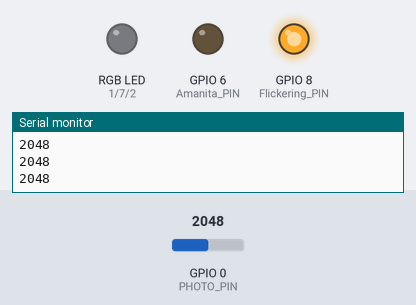
Simulated run of this program. Board: ESP32-C3. Parts: an RGB LED mixed from three pins (HIGH = lit), output pins drawn as LEDs (lit = HIGH), the last lines printed to the serial monitor. The inputs (shaded band) are chosen by the test bench; at power-on: GPIO 0 (PHOTO_PIN) = 2048. Dim RGB values are drawn brighter than linear; random numbers use the default seed unless the program sets one.

Above: at 1.2 s.
1.3 s: GPIO 0 (PHOTO_PIN) set to 2933
4.3 s: GPIO 0 (PHOTO_PIN) set to 3027
At 4.9 s:
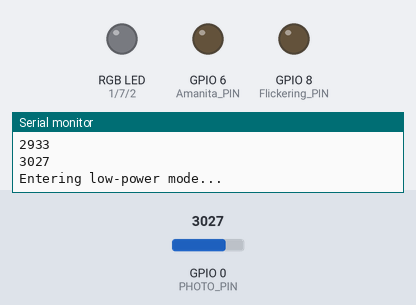
5.8 s: GPIO 0 (PHOTO_PIN) set to 2960
At 8.46 s:
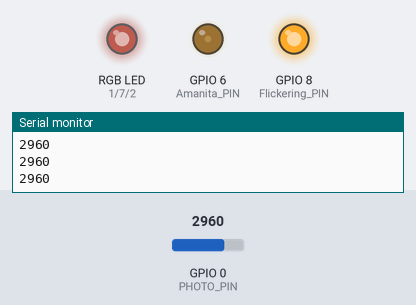
8.8 s: GPIO 0 (PHOTO_PIN) set to 3040
At 9.6 s:
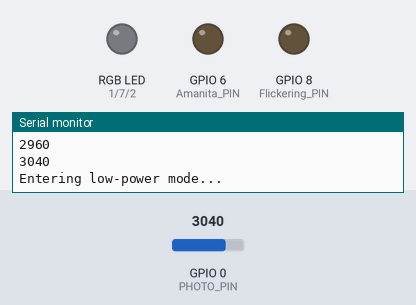
10.3 s: GPIO 0 (PHOTO_PIN) set to 2866
At 13.18 s:
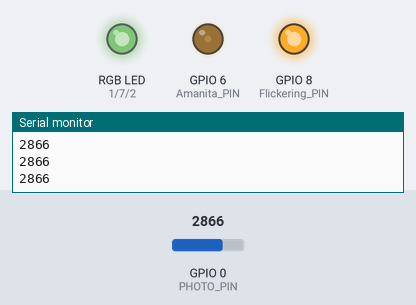
13.3 s: GPIO 0 (PHOTO_PIN) set to 3603
At 14.3 s:
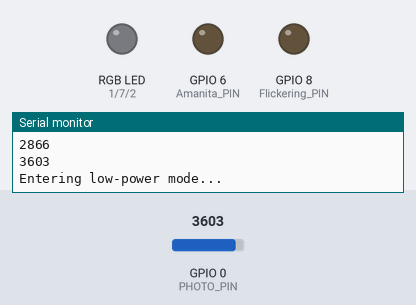
Timing chart, 0 to 15.8 s (numbered marks = the images above; inputs shaded):
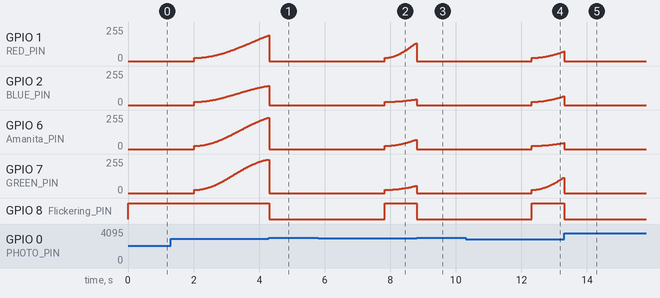

The program:

main.cpp
```cpp
#include <Arduino.h>
#include <esp_sleep.h>

#define RED_PIN 1
#define BLUE_PIN 2
#define Amanita_PIN 6
#define GREEN_PIN 7
#define Flickering_PIN 8        // The funny flickering light
#define PHOTO_PIN 0

const int darknessThreshold = 3000;    // Threshold for darkness detection
const int minBrightness = 25;         // Minimum brightness level
const int maxBrightness = 255;        // Maximum brightness level
const int constantBrightness = 255;   // Fixed brightness for LED on pin 7
const unsigned long darkDebounceTime = 2000;  // Time to confirm darkness (in ms)
unsigned long darkDetectedTime = 0;           // Time when darkness was first detected
const int numFadingLEDs = 4;
bool isDark = false;

struct LEDControl {
  int pin;
  int brightness;
  int fadeAmount;
  unsigned long lastUpdate;
  int fadeInterval;
  int LEDmaxBrightness;
};

LEDControl leds[] = {
  {RED_PIN, minBrightness, 1, 0, 0, 255},
  {BLUE_PIN, minBrightness, 1, 0, 0, 150},
  {Amanita_PIN, minBrightness, 1, 0, 0, 255},
  {GREEN_PIN, minBrightness, 1, 0, 0, 255}
};


// Function prototypes
void updateLED(int index);
void resetLEDs();
void enterLowPowerMode();


void setup() {
  Serial.begin(115200);

  for (int i = 0; i < numFadingLEDs; i++) {
    pinMode(leds[i].pin, OUTPUT);
    leds[i].lastUpdate = millis();
    leds[i].fadeInterval = random(2000, 10000);
  }

  pinMode(Flickering_PIN, OUTPUT);
  analogWrite(Flickering_PIN, constantBrightness);
}


void loop() {
  int lightLevel = analogRead(PHOTO_PIN);
  Serial.println(lightLevel);

  // Check if it’s below the threshold and set the timing buffer
  if (lightLevel < darknessThreshold) {
    if (!isDark && darkDetectedTime == 0) {
      darkDetectedTime = millis();  // Start timing if darkness is detected
    } else if (!isDark && (millis() - darkDetectedTime > darkDebounceTime)) {
      // If it’s been dark for the debounce time, turn on the LEDs
      resetLEDs();
      analogWrite(Flickering_PIN, constantBrightness); // Start the flickering light
      isDark = true;
      darkDetectedTime = 0;
    }
  } else {
    darkDetectedTime = 0;  // Reset timing if light is above threshold
    if (isDark) {
      // Turn off LEDs if transitioning from dark to light
      for (int i = 0; i < numFadingLEDs; i++) {
        analogWrite(leds[i].pin, 0);
      }
      analogWrite(Flickering_PIN, 0); // Shut off the flickering light
      isDark = false;

      // Enter low-power mode until the light level changes
      enterLowPowerMode();
    }
  }

  // Update each fading LED independently if in darkness
  if (isDark) {
    for (int i = 0; i < numFadingLEDs; i++) {
      updateLED(i);
    }
  }

  delay(20); // A pause to give the update function time for perceived changes
}


// float elapsedTime = (currentMillis - startTime[i]) % cycleDuration[i]; // Loop within cycle
//             float phase = (elapsedTime / (float)cycleDuration[i]) * 2 * PI;  // Convert time to radians
//             brightness[i] = (sin(phase - PI) + 1.0) / 2.0; // Reverse sine wave phase (min to max)

//             int scaledBrightness = (brightness[i] * 255); // Scale from 25 to 255


void updateLED(int index) {
  unsigned long currentMillis = millis();

  float elapsedTime = (currentMillis - leds[index].lastUpdate);
  float phase = (elapsedTime / (float)leds[index].fadeInterval) * 2 * PI; // calculate phase in radians

  // Sine wave oscillates between -1 and 1, so scale to [0, 1]
  float sineValue = (sin(phase - PI/2) + 1.0) / 2.0;

  // Scale to desired brightness range
  int scaledBrightness = minBrightness + (int)(sineValue * (leds[index].LEDmaxBrightness - minBrightness));

  leds[index].brightness = scaledBrightness;

  // If one cycle is complete, randomize fadeInterval and reset lastUpdate
  if (elapsedTime > leds[index].fadeInterval) {
    leds[index].fadeInterval = random(2000, 10000);
    leds[index].lastUpdate = currentMillis;
  }

  // leds[index].lastUpdate = currentMillis;
  analogWrite(leds[index].pin, leds[index].brightness);
}


// void updateLED(int index) {
//   unsigned long currentMillis = millis();

//   if (currentMillis - leds[index].lastUpdate >= leds[index].fadeInterval / (maxBrightness - minBrightness)) {
//     leds[index].lastUpdate = currentMillis;
//     leds[index].brightness += leds[index].fadeAmount;

//     if (leds[index].brightness <= minBrightness || leds[index].brightness >= maxBrightness) {
//       leds[index].fadeAmount = -leds[index].fadeAmount;
//       leds[index].fadeInterval = random(2000, 10000);
//     }

//     analogWrite(leds[index].pin, leds[index].brightness);
//   }
// }

void resetLEDs() {
  for (int i = 0; i < numFadingLEDs; i++) {
    leds[i].brightness = minBrightness;
    leds[i].fadeAmount = 1;
    leds[i].lastUpdate = millis();
    leds[i].fadeInterval = random(2000, 10000);
    analogWrite(leds[i].pin, leds[i].brightness);
  }

  analogWrite(Flickering_PIN, constantBrightness);
}

void enterLowPowerMode() {
  Serial.println("Entering low-power mode...");

  // Set wakeup condition based on light level on PHOTO_PIN
  esp_sleep_enable_timer_wakeup(5000); // Wake up every 500 ms to check the light level
  esp_light_sleep_start();               // Enter light sleep
}
```

Measured:
- the behaviour switches between 2999 and 3000 on GPIO 0 (PHOTO_PIN) (found by bisection; images 0 and 1)
- after the input at 4.3 s, GPIO 8 (Flickering_PIN): HIGH → LOW at once
- after the input at 5.8 s, GPIO 1 (RED_PIN): moves from 0/255 to 135/255 over 0.96 s, starting after 2.0 s; GPIO 2 (BLUE_PIN): moves from 0/255 to 43/255 over 0.96 s, starting after 2.0 s
- after the input at 8.8 s, GPIO 8 (Flickering_PIN): HIGH → LOW at once
- after the input at 10.3 s, GPIO 1 (RED_PIN): moves from 0/255 to 72/255 over 0.98 s, starting after 2.0 s; GPIO 2 (BLUE_PIN): moves from 0/255 to 65/255 over 0.98 s, starting after 2.0 s
- after the input at 13.3 s, GPIO 8 (Flickering_PIN): HIGH → LOW at once
